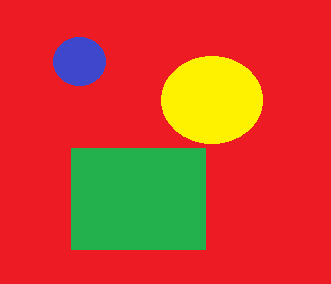
#> input picture coba.png, 331 x 284 px, found by its file name
$ python Test_Hijau.py
#> lines starting #> are read from the running program, lines starting #| are printed output that depends on the picture; after the words box and inside, x2 and y2 are one past the last pixel; in counts of white or black regions, pixels touching at a corner belong together
import cv2
import numpy as np

for i in range(1,6):
 img=cv2.imread('C:\Python\coba.png',1)
#> img is the input picture: shape (284, 331, 3); mean B, G, R 42.8, 66, 204.9
 hsv = cv2.cvtColor(img, cv2.COLOR_BGR2HSV)
#> hsv: shape (284, 331, 3); mean H, S, V 150.3, 224.2, 228.8

#[50, 100, 100], [70, 255, 255] – Hijau
 lower_api1 = np.array([50, 100, 100])
 upper_api1 = np.array([70, 255, 255])
 mask1 = cv2.inRange(hsv, lower_api1, upper_api1)
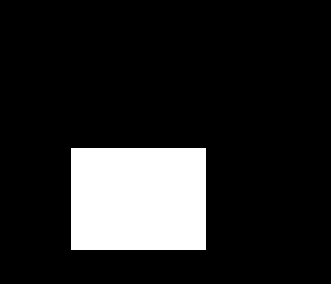
#> mask1: shape (284, 331); 14.6% white; 1 white region, box (x1, y1, x2, y2) and area: (71, 148, 206, 250) 13770

 mask = mask1

 new_img = cv2.bitwise_and(img, img, mask=mask)
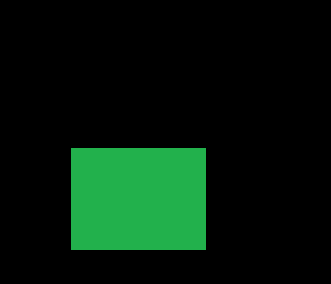
#> new_img: shape (284, 331, 3); mean B, G, R 11.1, 25.9, 5


 cv2.imshow("Hasil"+str(i)+".png",new_img)
 cv2.imshow('image', img)


#menunggu tombol key ditekan
 cv2.waitKey(0)
 cv2.destroyAllWindows()
